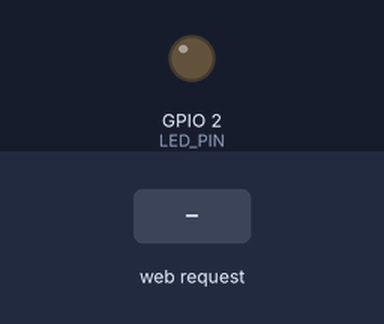
A sketch run on a simulated ESP32. Shown: output pins drawn as LEDs (lit = HIGH). The test bench sets the inputs (shaded band). WiFi joins after 1.5 s; servers stay silent unless stated; what the sketch prints to the serial monitor is not drawn.

Above: at 2.7 s.
2.8 s: HTTP request GET /set?b=1 received
At 4.0 s:
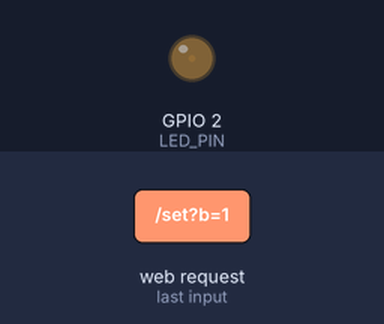
4.3 s: HTTP request GET /set?b=120 received
At 5.1 s:
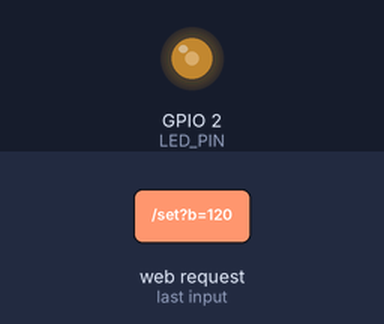
Timing chart, 0 to 7.3 s (numbered marks = the images above; inputs shaded):
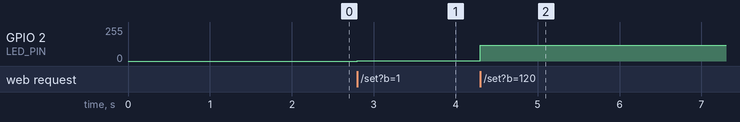

The sketch:

sketch_apr9a.ino
```cpp
#include <WiFi.h>
#include <WebServer.h>

// WiFi 信息
const char* ssid = "张小倍QAQ";
const char* password = "iu5201314";

// LED 引脚
const int LED_PIN = 2;

// 网页服务器
WebServer server(80);

// 主页：显示调光界面
void handleHome() {
  String html = R"HTML(
<!DOCTYPE html>
<html>
<head>
<meta charset="UTF-8">
<title>LED调光</title>
</head>
<body>
  <h2>ESP32 无极调光</h2>
  <p>亮度：<span id="val">0</span></p>
  <input type="range" min="0" max="255" oninput="update(this.value)">

  <script>
    function update(v) {
      document.getElementById("val").innerText = v;
      fetch("/set?b="+v);
    }
  </script>
</body>
</html>
)HTML";
  server.send(200, "text/html", html);
}

// 处理调光指令
void handleSet() {
  int bright = server.arg("b").toInt();
  analogWrite(LED_PIN, bright);
  server.send(200, "text/plain", "OK");
}

void setup() {
  Serial.begin(115200);
  pinMode(LED_PIN, OUTPUT);

  // 连接 WiFi
  WiFi.begin(ssid, password);
  while (WiFi.status() != WL_CONNECTED) {
    delay(500);
    Serial.print(".");
  }

  Serial.println("\nWiFi OK");
  Serial.print("IP: ");
  Serial.println(WiFi.localIP());

  // 设置网址
  server.on("/", handleHome);
  server.on("/set", handleSet);

  server.begin();
}

void loop() {
  server.handleClient();
}
```

Measured:
- after the input at 2.8 s, GPIO 2 (LED_PIN): 0/255 → 1/255 at once
- after the input at 4.3 s, GPIO 2 (LED_PIN): 1/255 → 120/255 at once
